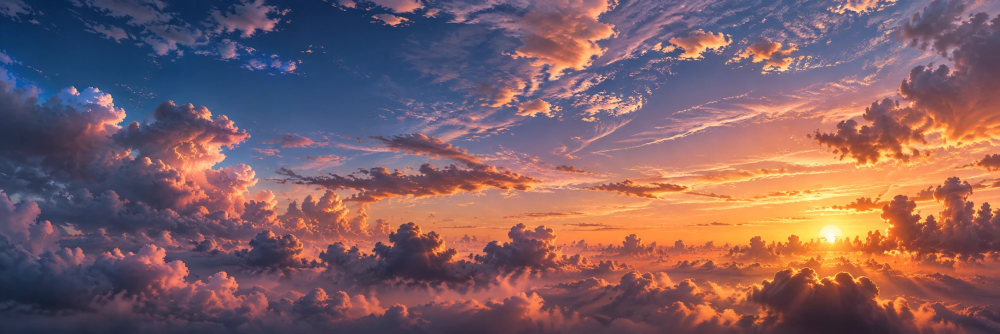
#> input picture docs/refs/biomes/01-scrap/parallax-v2/sky.webp, 2000 x 667 px (shown at 1/2 size)
$ python parallax_cut_scrap_v2.py
#> lines starting #> are read from the running program, lines starting #| are printed output that depends on the picture
### godot/tools/parallax_cut.py
#!/usr/bin/env python3
# -*- coding: utf-8 -*-
"""Резка листа R18 (docs/refs/R18-a-parallax-layers.jpg, 1619×971) на четыре слоя параллакса (ART_DIRECTION.md §4).

Выход — godot/assets/textures/parallax/:
  layer4_sky.png    RGB   небо и горы; сверху дорисовано небо, снизу — дымка долины (слой обязан закрывать весь кадр)
  layer3_far.png    RGBA  дальние руины и лес; небо вырезано в alpha; снизу — дымка (закрывает низ кадра за ареной)
  layer2_mid.png    RGBA  средний план построек; небо вырезано, нижние 12 % растворяются (за плитами арены)
  layer1_fore.png   RGBA  нижняя полоса растений/камней переднего плана; верх — градиент в прозрачность
Превью в перспективе, как из камеры игры (fov 45, две позиции): godot/tests/parallax_preview.png

Запуск: python3 godot/tools/parallax_cut.py [--preview-only] [--no-sharpen]
Зависимости: Pillow, numpy, scipy, opencv-python (системный /usr/local/bin/python3).

Что печатает: найденные прямоугольники панелей листа, пиксельные размеры слоёв и готовый блок размеров/позиций
квадов (метры) для scenes/arena/parallax_background.tscn. Геометрия слоёв (масштаб м/пкс, глубина z, якорная
строка → мировая высота) задана в LAYOUT ниже; превью и .tscn считаются из одних и тех же чисел.

Почему не просто «четыре панели как есть»:
- панели очень широкие (5.4:1 и 7:1), а кадр 16:9 и камера ездит по x на ±12 м → слои 4/3/2 продолжены по бокам
  содержимым противоположного края (wrap_extend; не зеркалом — зеркало даёт симметричные «бабочки» из ёлок и арок
  у оси; стык-кроссфейд ставится перебором туда, где обе стороны похожи и малодетальны, т.е. в дымке / на воде),
  слой 4 дорисован сверху (небо) и снизу (дымка), слой 3 — снизу (дымка), иначе в кадре дыры;
- по углам листа наложены размытые листья-виньетка и плашка с надписью → кропы обходят их, остатки на слое 4
  закрашиваются инпейнтом;
- панели 2 и 1 нарисованы одной картинкой с полупрозрачной тёмной полосой между ними: слой 2 берёт только свою панель
  и растворяется книзу (низ прячется за плитами арены), слой 1 — только нижнюю полосу растений/камней.
"""
import argparse
import math
import os
import sys

import numpy as np
from PIL import Image, ImageFilter
from scipy import ndimage

try:
    import cv2
except ImportError:  # инпейнт остатков листьев на слое 4 — необязателен
    cv2 = None

ROOT = os.path.abspath(os.path.join(os.path.dirname(__file__), "..", ".."))
SHEET = os.path.join(ROOT, "docs", "refs", "R18-a-parallax-layers.jpg")
OUT_DIR = os.path.join(ROOT, "godot", "assets", "textures", "parallax")
PREVIEW = os.path.join(ROOT, "godot", "tests", "parallax_preview.png")

OUT_WIDTH = 4096
CAM_FOV_DEG = 45.0
CAM_Z = 20.0

# Камера игры: центр по y 2.5..10, по x ±12, z 10..22 (DynamicCamera). Слои должны закрывать кадр во всём диапазоне.
VIEW_TOP_Y = 62.0     # самая верхняя точка кадра на плоскости слоя 4
VIEW_BOTTOM_Y4 = -47.0
VIEW_BOTTOM_Y3 = -28.0
VIEW_BOTTOM_Y1 = -7.0

# Кропы по x внутри каждой панели (обход виньетки из листьев и плашки с надписью; см. docstring).
# z — глубина квада; scale — метров на пиксель ЛИСТА; anchor_row (строка листа) → anchor_y (мировая высота).
# key: пороги кея неба (b−r от..до, value от..до) — у слоя 3 небо насыщенное (b−r≈0.33, дымка руин ≤0.18),
# у слоя 2 бледное (b−r≈0.15, дымка ≤0.15). extend: доля ширины, дорисовываемая с каждой стороны содержимым
# противоположного края (wrap_extend; панорама камеры ±12 м).
LAYOUT = {
    "layer4_sky": {"panel": 0, "x": (466, 1272), "z": -90.0, "scale": 0.21, "anchor_row": 215, "anchor_y": 1.5,
                    "extend": 0.15, "alpha": False},
    "layer3_far": {"panel": 1, "x": (345, 1420), "z": -45.0, "scale": 0.065, "anchor_row": 420, "anchor_y": 2.5,
                    "extend": 0.42, "alpha": True, "key": (0.20, 0.28, 0.60, 0.70), "top_soften": 0.30,
                    "top_fade": 0.14},
    "layer2_mid": {"panel": 2, "x": (290, 1445), "z": -18.0, "scale": 0.07, "anchor_row": 654, "anchor_y": -5.5,
                    "extend": 0.20, "alpha": True, "key": (0.10, 0.16, 0.55, 0.63), "top_soften": 0.15},
    "layer1_fore": {"panel": 3, "x": (300, 1440), "z": 2.5, "scale": 0.055, "anchor_row": 815, "anchor_y": 0.7,
                     "extend": 0.0, "alpha": True, "key": (0.20, 0.28, 0.60, 0.70)},
}
L1_ROWS = (795, 885)      # слой 1: полоса листа — верх плит земли (811), трава, размытые кусты (до ~885)
L1_RAMP = (805, 818)      # alpha 0 → 1 по строкам листа: выше кромки плит прозрачно
L2_BOTTOM_FADE = 0.12     # доля высоты слоя 2, растворяемая книзу (прячется за плитами арены)
TOP_FADE = 0.08           # верхние 8 % слоёв 3/2 — в прозрачность


# ---------------------------------------------------------------- утилиты

def smoothstep(x, e0, e1):
    t = np.clip((x - e0) / (e1 - e0), 0.0, 1.0)
    return t * t * (3.0 - 2.0 * t)


# [79 lines left out: functions to_img, find_panels, inpaint_dark_blobs, sky_alpha, not called in this run]


def decontaminate(rgb, alpha, sky_est):
    """Убирает подмес неба из полупрозрачных пикселей кромки: rgb = (rgb - (1-a)·sky)/a."""
    a = np.clip(alpha, 0.0, 1.0)[..., None]
    edge = (a > 0.02) & (a < 0.98)
    fixed = (rgb - (1.0 - a) * sky_est) / np.maximum(a, 0.15)
    out = rgb.copy()
    out[edge[..., 0]] = np.clip(fixed[edge[..., 0]], 0.0, 1.0)
    return out


def extend_rows(rgb, n, at_top, target_mult, tint, seam_rows=8, blur_x=14.0, reflect=0):
    """Дорисовка n строк сверху/снизу: цвет шва (среднее крайних строк, размытое по x) → к target (шов·mult·tint).
    Сверху крайние строки картинки подмешиваются к шву (нет линии). Снизу reflect строк — размытое затемнённое
    «отражение» (дымка/вода под лесом), плавно уходящее в градиент."""
    if n <= 0:
        return rgb
    rgb = rgb.copy()
    seam = rgb[:seam_rows].mean(axis=0) if at_top else rgb[-seam_rows:].mean(axis=0)
    seam = np.stack([ndimage.gaussian_filter1d(seam[:, c], blur_x, mode="reflect") for c in range(3)], axis=1)
    target = seam.mean(axis=0) * target_mult * np.asarray(tint, dtype=np.float32)
    t = np.linspace(0.0, 1.0, n, dtype=np.float32)
    t = t * t * (3.0 - 2.0 * t)
    if at_top:
        t = t[::-1]  # у шва (последняя строка блока) t=0 → цвет шва
    ext = seam[None, :, :] * (1.0 - t[:, None, None]) + target[None, None, :] * t[:, None, None]
    if at_top:
        k = min(seam_rows, rgb.shape[0])
        for i in range(k):  # растворить шов: верхние строки картинки тянутся к цвету шва
            w = (i + 1.0) / (k + 1.0)
            rgb[i] = rgb[i] * w + seam * (1.0 - w)
    elif reflect > 0:
        k = min(reflect, rgb.shape[0], n)
        refl = ndimage.gaussian_filter(rgb[-k:][::-1], (2.5, 1.0, 0.0))
        i = np.arange(k, dtype=np.float32)
        w = smoothstep(i / k, 0.0, 1.0)[:, None, None]
        dark = (0.85 - 0.35 * i / k)[:, None, None]
        ext[:k] = refl * dark * (1.0 - w) + ext[:k] * w
    rng = np.random.default_rng(7)
    ext += rng.normal(0.0, 1.0 / 255.0, ext.shape).astype(np.float32)  # дизеринг против полос
    ext = np.clip(ext, 0.0, 1.0)
    return np.concatenate([ext, rgb], axis=0) if at_top else np.concatenate([rgb, ext], axis=0)


# [229 lines left out: functions _band_cost, wrap_extend, upscale, build_layers, project, paste_quad and 2 more, not called in this run]


# [2 lines that do not run on import are left out]

### godot/tools/parallax_cut_scrap_v2.py
#!/usr/bin/env python3
# -*- coding: utf-8 -*-
"""Параллакс Свалки v2: слои из ОТДЕЛЬНЫХ генераций (docs/refs/biomes/01-scrap/parallax-v2/), а не из полос листа.

Почему v2: в v1 (tools/parallax_cut_scrap.py) каждый слой — полоса листа высотой ~100 пкс, на экране 1080p это
увеличение ×3–4 (мыло). Здесь каждый слой — своя картинка 2000×667, и её хватает на весь диапазон камеры арены
при увеличении ≈ ×1.1–1.5 (скрипт печатает таблицу).

Источники (все 2000×667, alpha у присланных webp — фейковая виньетка, игнорируется):
  sky.webp              → layer4_sky.png  RGB   небо целиком; сверху дорисован зенит, снизу — дымка горизонта
  far-towers.webp       → layer3_far.png  RGBA  башни над морем облаков: небо → alpha (темнее огибающей неба), облака
                                                 в небе отброшены (остаются только острова, связанные с основанием),
                                                 второе солнце вырезано; море облаков снизу непрозрачно и продолжено
                                                 вниз темнеющей дымкой до низа кадра
  mid-structures.webp   → layer2_mid.png  RGBA  постройки: фон и бледные «призраки» дальних башен → alpha (тёмное или
                                                 тёплые огни рядом с тёмным), низ растворяется сам (туман источника)
  (генерируется)        → layer2_fog.png  RGBA  полоса тумана перед подножием среднего плана: сверху прозрачно,
                                                 снизу сплошная сумеречная дымка до низа кадра
Передний план пока из v1 (assets/textures/parallax/scrap/layer1_fore.png) — его заменят элементы (docs/plan-demo/
PARALLAX.md).

Геометрия (LAYOUT): z — глубина квада, width_m — ширина картинки источника в метрах (из покрытия фрустума во всём
диапазоне камеры), anchor_y — мировая высота строки anchor_row источника. Печатает блок размеров/позиций квадов для
scenes/arena/parallax_scrap_v2.tscn и таблицу увеличения (экранных пикселей на тексель) при 1080p и 1440p.

Запуск: /usr/local/bin/python3 godot/tools/parallax_cut_scrap_v2.py [--preview-only]
Превью (проекция квадов как из камеры игры, три позиции): docs/plan-demo/img/scrap-parallax-v2-preview.png
"""
import argparse
import json
import math
import os
import sys

sys.dont_write_bytecode = True

import numpy as np
from PIL import Image
from scipy import ndimage

sys.path.insert(0, os.path.dirname(os.path.abspath(__file__)))
from parallax_cut import decontaminate, extend_rows, smoothstep, to_img  # noqa: E402

ROOT = os.path.abspath(os.path.join(os.path.dirname(__file__), "..", ".."))
SRC = os.path.join(ROOT, "docs", "refs", "biomes", "01-scrap", "parallax-v2")
OUT_DIR = os.path.join(ROOT, "godot", "assets", "textures", "parallax", "scrap_v2")
FORE_V1 = os.path.join(ROOT, "godot", "assets", "textures", "parallax", "scrap", "layer1_fore.png")
PREVIEW = os.path.join(ROOT, "docs", "plan-demo", "img", "scrap-parallax-v2-preview.png")
TSCN = os.path.join(ROOT, "godot", "scenes", "arena", "parallax_scrap_v2.tscn")

CAM_FOV_DEG = 45.0
ASPECT = 16.0 / 9.0
LUMA = np.array([0.299, 0.587, 0.114], dtype=np.float32)
# Диапазон игровой камеры Свалки — как в tools/parallax_cut_scrap.py и tests/parallax_scrap_snapshot.gd:
# зум z 10..24, центр x клэмпится арены ±20 м, y 2.5..10.
CAM_POINTS = [(sx * ax, cy, cz) for (ax, cz) in ((13.0, 10.0), (8.5, 16.0), (5.5, 20.0), (2.5, 24.0))
              for sx in (-1.0, 1.0) for cy in (2.5, 10.0)]
CAM_A = (0.0, 4.0, 20.0)
CAM_B = (11.0, 7.0, 15.0)
CAM_C = (-13.0, 2.5, 10.0)
CAM_POINTS += [CAM_B, CAM_C]  # кадры снапшот-теста тоже покрыты (B чуть за клэмпом арены)
COVER_MARGIN = 1.5  # м сверх фрустума

# Передний план v1 — те же размеры/позиция, что в parallax_scrap.tscn; в игре арена сдвигает его на layer1_y_offset
# (−1.0 в scrap.tscn) — это учитывает только превью.
FORE_V1_GEOM = {"z": 3.0, "width_m": 44.98, "height_m": 9.37, "y_centre": -3.044}
FORE_ARENA_DY = -1.0

#   Небо: горизонт облаков (строка ~500) чуть ниже кромки моря облаков дальнего слоя — солнце садится за башни.
#   Башни: кромка моря облаков (строка ~450) из камеры A на ~40 % высоты кадра, вершины на ~70 %.
#   Средний план: подножие (строка ~560, где постройки уходят в туман) ниже пола арены из камеры A → основание
#   спрятано за полом и 3D-кучами, вершины на ~70 % кадра (не выше дальних башен — фон не спорит с боем).
LAYOUT = {
    "layer4_sky": {"src": "sky.webp", "z": -100.0, "anchor_row": 500, "anchor_y": -7.9, "ext_top": 260,
                   "ext_bottom": 280, "alpha": False},
    "layer3_far": {"src": "far-towers.webp", "z": -55.0, "anchor_row": 450, "anchor_y": -2.2, "ext_top": 0,
                   "ext_bottom": 260, "alpha": True},
    "layer2_mid": {"src": "mid-structures.webp", "z": -24.0, "anchor_row": 560, "anchor_y": -9.8, "ext_top": 0,
                   "ext_bottom": 0, "alpha": True},
}
# Туман перед подножием среднего плана: квад на z=-20, прозрачный сверху (fog_top_y) → сплошной ниже fog_solid_y,
# продолжен до низа кадра. Цвет — туман источника среднего плана, притемнённый (светлая дымка за куклами-кленами
# ухудшает читаемость; тёмная — «дыра» под ареной).
FOG = {"z": -20.0, "fog_top_y": -1.0, "fog_solid_y": -8.0, "tex": (64, 512)}

SKY_FADE = 150               # строк источника неба, тающих в зенит
# Ключ дальнего слоя: башни темнее локальной огибающей неба; облачное море снизу сплошное.
FAR_KEY = (0.05, 0.17)
FAR_SOLID = (0.60, 0.72)      # доли высоты источника: от → до нарастает непрозрачность моря облаков
FAR_SUN = (0.70, 0.84)        # яркость: ярче — солнце и его ореол → прозрачно (над морем облаков)
FAR_SKY_ROWS = (200, 260)     # выше — только шпили: там оставляем лишь тёмное (облака, прилипшие к башням, → прочь)
FAR_SKY_DARK = (0.26, 0.38)   # 1 − smoothstep(яркость) для этих строк
# Воздушная перспектива (запекается в текстуру): дальше слой → ближе к цвету дымки. Разводит планы по тону, иначе
# башни и средний план одинаково тёмные и глубина читается хуже, чем в v1.
FAR_HAZE = ((0.66, 0.56, 0.70), 0.36)
MID_HAZE = 0.28               # к цвету тумана (×1.35) — средний план светлее 3D-арены перед ним
# Ключ среднего плана: (темнее огибающей) ∧ (тёмное ∨ тёплый огонь рядом с тёмным) — бледные «призраки» уходят.
MID_REL = (0.12, 0.30)
MID_DARK = (0.34, 0.48)       # 1 − smoothstep(яркость)
MID_WARM = (0.45, 0.65)       # насыщенность тёплых огней/знамён (r − b > 0.2), только в 12 пкс от тёмного


def lum(rgb):
    return rgb @ LUMA


def envelope(rgb, pct, size, sigma, down=4):
    """Огибающая фона (высокий перцентиль яркости в широком окне) и её цвет; считается на копии ÷down (быстро)."""
    h, w = rgb.shape[:2]
    small = np.asarray(Image.fromarray((rgb * 255).astype(np.uint8)).resize((w // down, h // down), Image.BOX),
                       np.float32) / 255.0
    sz = (max(3, size[0] // down), max(3, size[1] // down))
    sg = (sigma[0] / down, sigma[1] / down)

    def up(a):
        return np.asarray(Image.fromarray(a.astype(np.float32), "F").resize((w, h), Image.BILINEAR), np.float32)

    env = up(ndimage.gaussian_filter(ndimage.percentile_filter(lum(small), pct, size=sz), sg))
    col = np.stack([up(ndimage.gaussian_filter(ndimage.percentile_filter(small[..., c], pct, size=sz), sg))
                    for c in range(3)], axis=2)
    return env, col


def keep_based(alpha, base_rows, thr=0.45, grow=6):
    """Оставить острова alpha, связанные с основанием (нижние base_rows строк): облака и птицы в небе — отдельно."""
    m = alpha > thr
    m[-base_rows:] = True
    lab, _ = ndimage.label(m, structure=np.ones((3, 3)))
    keep = ndimage.binary_dilation(lab == lab[-1, 0], iterations=grow)
    return alpha * ndimage.gaussian_filter(keep.astype(np.float32), 2.0)


def load(name):
    return np.asarray(Image.open(os.path.join(SRC, name)).convert("RGB"), np.float32) / 255.0


def build_sky():
    """Небо: сверху мягкий зенит, снизу дымка горизонта. Облака верхних SKY_FADE строк источника плавно тают в
    горизонтально однородный градиент (иначе на стыке видна линия и вертикальные полосы от растянутых облаков)."""
    g = LAYOUT["layer4_sky"]
    rgb = load(g["src"])
    h, w = rgb.shape[:2]
    n_top, n_bot = g["ext_top"], g["ext_bottom"]
    top = rgb[:40].reshape(-1, 3)
    l = lum(top)
    zenith = top[l <= np.percentile(l, 8)].mean(axis=0) * np.array([0.80, 0.85, 0.95], np.float32)
    smooth_top = np.stack([ndimage.gaussian_filter(rgb[:SKY_FADE, :, c], (30.0, 500.0), mode="nearest")
                           for c in range(3)], axis=2)
    t = smoothstep(np.arange(SKY_FADE, dtype=np.float32) / SKY_FADE, 0.0, 1.0)[:, None, None]
    rgb = rgb.copy()
    rgb[:SKY_FADE] = smooth_top * (1.0 - t) + rgb[:SKY_FADE] * t
    seam = smooth_top[0]
    u = smoothstep(np.linspace(1.0, 0.0, n_top, dtype=np.float32), 0.0, 1.0)[:, None, None]  # 1 у верха → зенит
    ext_t = seam[None] * (1.0 - u) + zenith[None, None, :] * u
    rgb = np.concatenate([ext_t, rgb], axis=0)
    rgb = extend_rows(rgb[::-1], n_bot, True, 0.85, (1.0, 0.92, 0.95), seam_rows=40, blur_x=420.0)[::-1].copy()
    rng = np.random.default_rng(5)
    rgb[:n_top + SKY_FADE] += rng.normal(0.0, 1.0 / 255.0, rgb[:n_top + SKY_FADE].shape).astype(np.float32)
    return np.clip(rgb, 0.0, 1.0)


def build_far():
    rgb = load(LAYOUT["layer3_far"]["src"])
    h = rgb.shape[0]
    l = lum(rgb)
    env, env_rgb = envelope(rgb, 92, (9, 121), (4, 16))
    a = smoothstep(env - l, *FAR_KEY)
    rows = (np.arange(h, dtype=np.float32) / h)[:, None]
    solid = smoothstep(rows, *FAR_SOLID)
    a = a * (1.0 - smoothstep(l, *FAR_SUN) * (1.0 - solid))  # солнце и ореол над морем облаков
    top = 1.0 - smoothstep(np.arange(h, dtype=np.float32), *FAR_SKY_ROWS)[:, None]
    a = a * (1.0 - top * (1.0 - (1.0 - smoothstep(l, *FAR_SKY_DARK))))
    a = np.maximum(a, solid)
    a = keep_based(a, int(h * 0.3))
    rgb = decontaminate(rgb, a, env_rgb)
    col, k = FAR_HAZE
    rgb = rgb * (1.0 - k) + np.asarray(col, np.float32) * k
    ext = LAYOUT["layer3_far"]["ext_bottom"]
    rgb = extend_rows(rgb[::-1], ext, True, 0.55, (0.92, 0.85, 1.05), seam_rows=12, blur_x=30.0)[::-1].copy()
    a = np.concatenate([a, np.ones((ext, a.shape[1]), np.float32)], axis=0)
    return np.concatenate([rgb, a[..., None]], axis=2)


def build_mid():
    rgb = load(LAYOUT["layer2_mid"]["src"])
    l = lum(rgb)
    env, env_rgb = envelope(rgb, 95, (31, 161), (6, 20))
    rel = smoothstep(env - l, *MID_REL)
    dark = 1.0 - smoothstep(l, *MID_DARK)
    mx, mn = rgb.max(axis=2), rgb.min(axis=2)
    sat = (mx - mn) / np.maximum(mx, 1e-3)
    warm = smoothstep(sat, *MID_WARM) * ((rgb[..., 0] - rgb[..., 2]) > 0.2)
    near_dark = ndimage.maximum_filter((dark > 0.6).astype(np.float32), size=25)
    a = rel * np.maximum(dark, warm * near_dark)
    a = keep_based(a, 3, thr=0.5, grow=3)
    rgb = decontaminate(rgb, a, env_rgb)
    haze = np.clip(fog_colour(env_rgb) * 1.35, 0.0, 1.0)
    rgb = rgb * (1.0 - MID_HAZE) + haze * MID_HAZE
    return np.concatenate([rgb, a[..., None]], axis=2), env_rgb


# [99 lines left out: functions fog_colour, build_fog, view_extent, geometry, magnification, project and 2 more, not called in this run]


TSCN_HEAD = """[gd_scene format=3 uid="uid://parallaxscrap02"]

[ext_resource type="Script" path="res://scenes/arena/parallax_background.gd" id="1_pbg"]
[ext_resource type="Texture2D" path="res://assets/textures/parallax/scrap_v2/layer4_sky.png" id="2_l4"]
[ext_resource type="Texture2D" path="res://assets/textures/parallax/scrap_v2/layer3_far.png" id="3_l3"]
[ext_resource type="Texture2D" path="res://assets/textures/parallax/scrap_v2/layer2_mid.png" id="4_l2"]
[ext_resource type="Texture2D" path="res://assets/textures/parallax/scrap_v2/layer2_fog.png" id="5_fog"]
[ext_resource type="Texture2D" path="res://assets/textures/parallax/scrap/layer1_fore.png" id="6_l1"]
[ext_resource type="Shader" path="res://scenes/arena/parallax_layer_wrap.gdshader" id="7_wrap"]
[ext_resource type="Shader" path="res://scenes/arena/parallax_layer_wrap_alpha.gdshader" id="8_wrapa"]
"""
# Небо и дальние башни — квад шире своей картинки (WRAP: копий по x, доля высоты картинки сверху и снизу), картинка
# продолжена шейдером parallax_layer_wrap*: зеркально по x, крайними строками по y. Так камеры вне игрового диапазона
# (заставка: вверх и вбок) не видят краёв квада, а видеопамять та же.
WRAP = {"layer4_sky": (3, 1.0, 0.3), "layer3_far": (3, 0.0, 0.0)}
# узел, ext-id текстуры, прозрачность, метаданные (max_mag — порог резкости снапшот-теста при 1080p, source_px_w —
# ширина источника в пкс: по ней тест считает резкость, а не по ширине текстуры)
TSCN_NODES = [
    ("Layer4Sky", "layer4_sky", "2_l4", False, {"max_mag": 1.6, "source_px_w": 2000}),
    ("Layer3Far", "layer3_far", "3_l3", True, {"max_mag": 1.6, "source_px_w": 2000}),
    ("Layer2Mid", "layer2_mid", "4_l2", True, {"max_mag": 1.6, "ground_play_min": -3.0, "source_px_w": 2000}),
    ("Layer2Fog", "layer2_fog", "5_fog", True, {}),
    ("Layer1Fore", "layer1_fore", "6_l1", True, {"opaque_top_y": 0.75, "source_px_w": 1363}),  # v1: полоса листа
]


# [44 lines left out: functions wrap_geom, write_tscn, not called in this run]


def main():
    ap = argparse.ArgumentParser()
    ap.add_argument("--preview-only", action="store_true")
    args = ap.parse_args()
    os.makedirs(OUT_DIR, exist_ok=True)

    print("небо…", flush=True)
    sky = build_sky()
#> in build_sky, `zenith = top[l <= np.percentile(l, 8)].mean(axis=0) * np.array([0.80, ..`: zenith = [0.0434, 0.139, 0.304]
#> in build_sky, `seam = smooth_top[0]`: seam = 2000 rows, first 8: [0.161, 0.23, 0.375], [0.161, 0.23, 0.375], [0.161, 0.23, 0.375], [0.161, 0.23, 0.375], [0.161, 0.23, 0.375], [0.161, 0.23, 0.375], [0.161, 0.23, 0.375], [0.161, 0.23, 0.375]
#> in build_sky, `ext_t = seam[None] * (1.0 - u) + zenith[None, None, :] * u`:
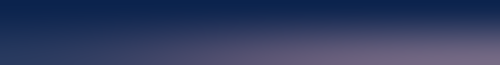
#> ext_t: shape (260, 2000, 3) float32 (shown at 1/4 size); mean of channels 0, 1, 2 0.189, 0.234, 0.378; drawn as R, G, B
#> in extend_rows, `rgb = rgb.copy()`:
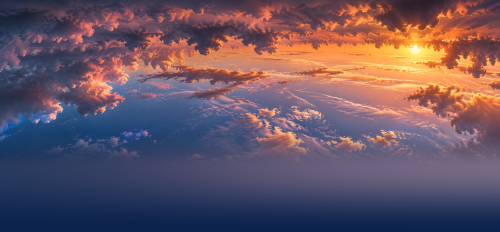
#> rgb: shape (927, 2000, 3) float32 (shown at 1/4 size); mean of channels 0, 1, 2 0.414, 0.334, 0.389; drawn as R, G, B
#> in extend_rows, `seam = rgb[:seam_rows].mean(axis=0) if at_top else rgb[-seam_rows:].me..`: seam = 2000 rows, first 8: [0.149, 0.178, 0.266], [0.149, 0.178, 0.266], [0.149, 0.178, 0.266], [0.149, 0.178, 0.266], [0.15, 0.179, 0.267], [0.15, 0.179, 0.267], [0.15, 0.179, 0.267], [0.15, 0.179, 0.267]
#> in extend_rows, `seam = np.stack([ndimage.gaussian_filter1d(seam[:, c], blur_x, mode="r..`: seam = 2000 rows, first 8: [0.226, 0.207, 0.287], [0.226, 0.207, 0.287], [0.226, 0.207, 0.287], [0.226, 0.207, 0.287], [0.226, 0.207, 0.287], [0.226, 0.207, 0.287], [0.226, 0.207, 0.287], [0.226, 0.207, 0.287]
#> in extend_rows, `target = seam.mean(axis=0) * target_mult * np.asarray(tint, dtype=np.f..`: target = [0.268, 0.173, 0.218]
#> in extend_rows, `ext = seam[None, :, :] * (1.0 - t[:, None, None]) + target[None, None,..`:
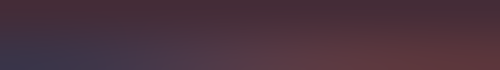
#> ext: shape (280, 2000, 3) float32 (shown at 1/4 size); mean of channels 0, 1, 2 0.292, 0.197, 0.244; drawn as R, G, B
#> in build_sky, `rgb = extend_rows(rgb[::-1], n_bot, True, 0.85, (1.0, 0.92, 0.95), sea..`:
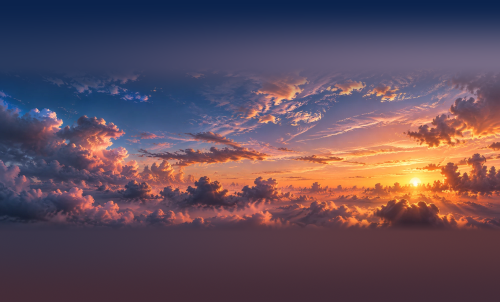
#> rgb: shape (1207, 2000, 3) float32 (shown at 1/4 size); mean of channels 0, 1, 2 0.385, 0.303, 0.358; drawn as R, G, B
    print("дальние башни…", flush=True)
    far = build_far()
#> call 2 of load, with name = 'far-towers.webp'
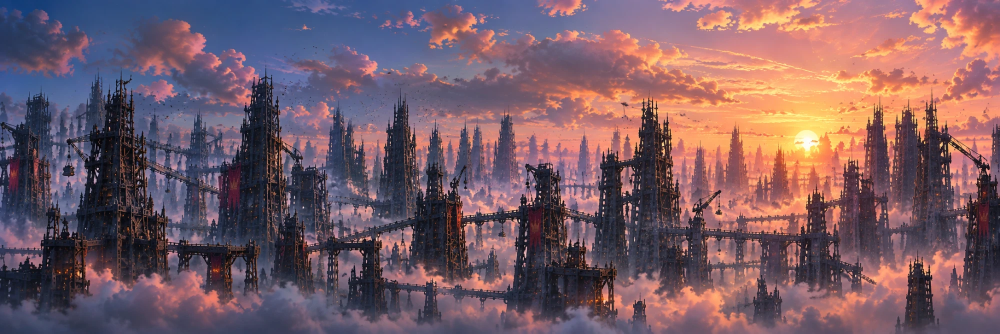
#> input picture docs/refs/biomes/01-scrap/parallax-v2/far-towers.webp, 2000 x 667 px (shown at 1/2 size)
#> in envelope, `col = np.stack([up(ndimage.gaussian_filter(ndimage.percentile_filter(s..`:
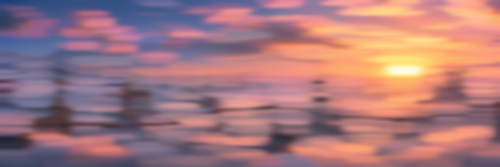
#> col: shape (667, 2000, 3) float32 (shown at 1/4 size); mean R, G, B 0.65, 0.474, 0.494
#> call 3 of smoothstep, with e0 = 0.05, e1 = 0.17
#> in smoothstep (call 3), `return t * t * (3.0 - 2.0 * t)`:
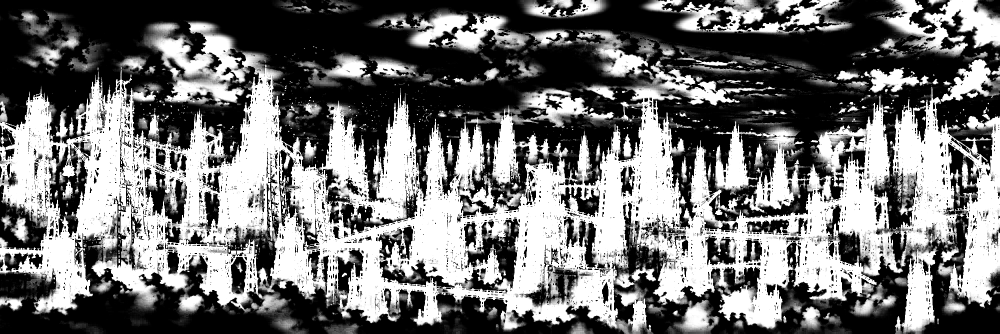
#> returned value: shape (667, 2000) float32 (shown at 1/2 size); min 0, max 1, mean 0.449
#> (the rest of the program and of its run is left out)
